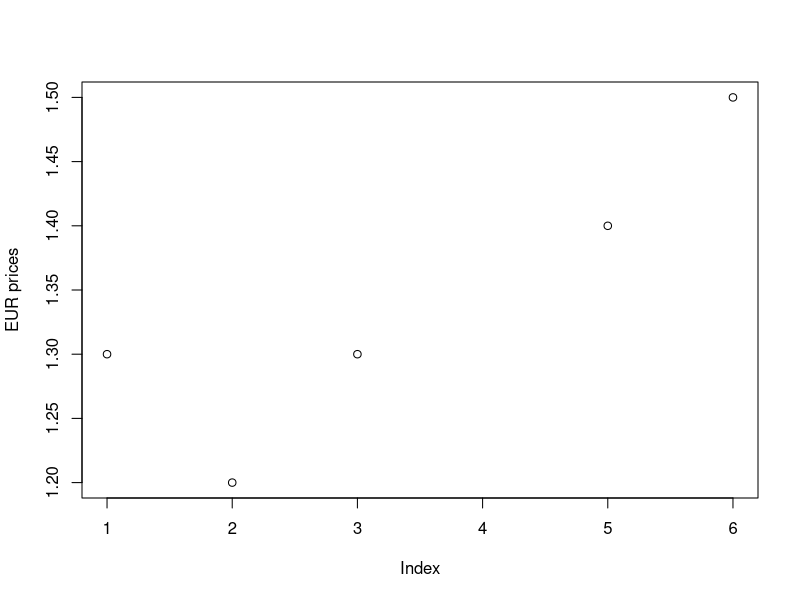

Generate this figure with R:
print("Hello world")

x = c(1.3,1.2,1.3,NA,1.4,1.5)
plot(x,ylab="EUR prices")
print(is.na(x))

homeuser=getwd()
print(homeuser)


#update.packages()
#install.packages("ggplot2",dependencies=TRUE)
#library(ggplot2)

# Language Features: Functions, Assignment, Arguments, and Types
#Filter prices:
print(x[x > 1.3])

y <- diff(log(x))
print(y)
print(round(y,3))


#g(x,y) is a power function:
g <-function(x,y=5) {return(x^y) }
g(4,6)
g(3,4)


#R has four assignment operators.
x <- 1
assign("x",2)
print(x)

f <-function(x){x = 4; print(x)}
print(f(x))
print(x)
#The fourth type is "<<-"
x <<-2


print(typeof(x))

print(typeof(f))

#Classic if-else:
call_type = 2
if(call_type == 1) {
    str = "f(2)"
} else {
    str = "g(3)"
}
print(eval(parse(text=str)))
print(g(3))

#Not so classic if-else function:
a = ifelse(call_type == 1, eval(parse(text="f(2)")), eval(parse(text="g(2)")))
print(a)

#Functional nature:
vec = c(1:3)
print( sqrt(vec))
print(sapply(vec,sqrt))
print(sapply(vec,f))


#Language Features: Binding and Arrays
a = rep(4, 5)
b = c(4, 4, 4, 4, 4)

print("Create two column matrix:")
A = cbind(rep(x,length(y)),y)
print(A)
print("==========================")
B = rbind(rep(x,length(y)),y)
print(B)
